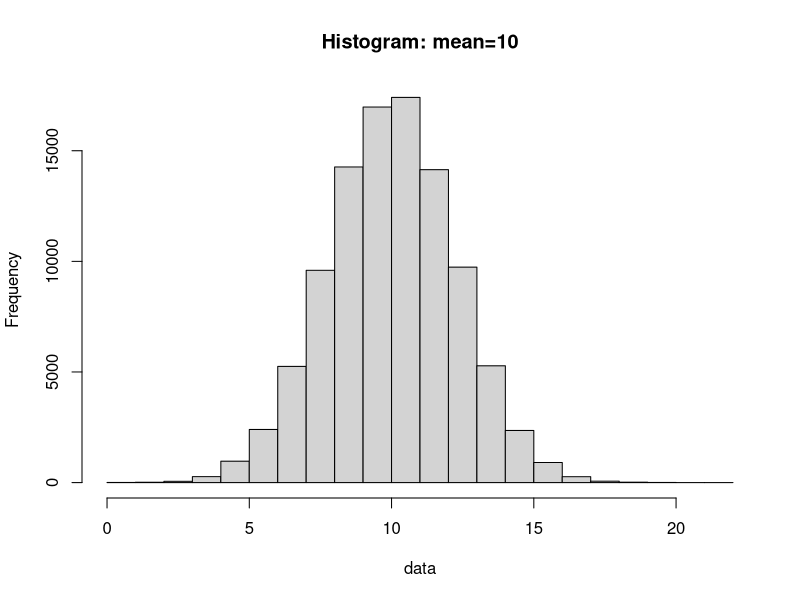
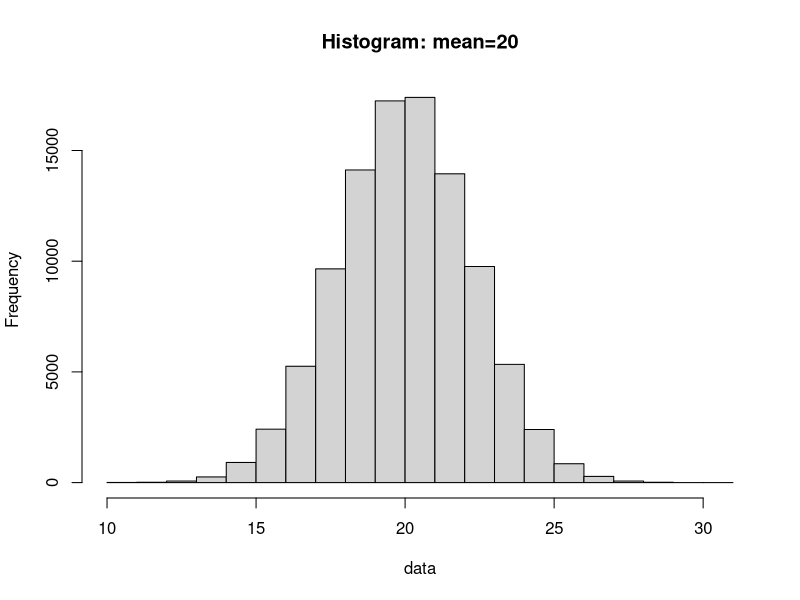
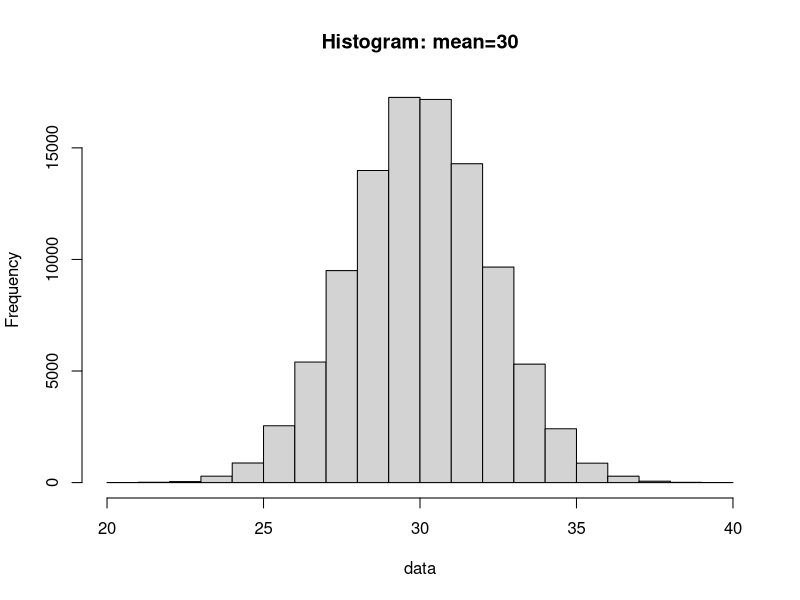
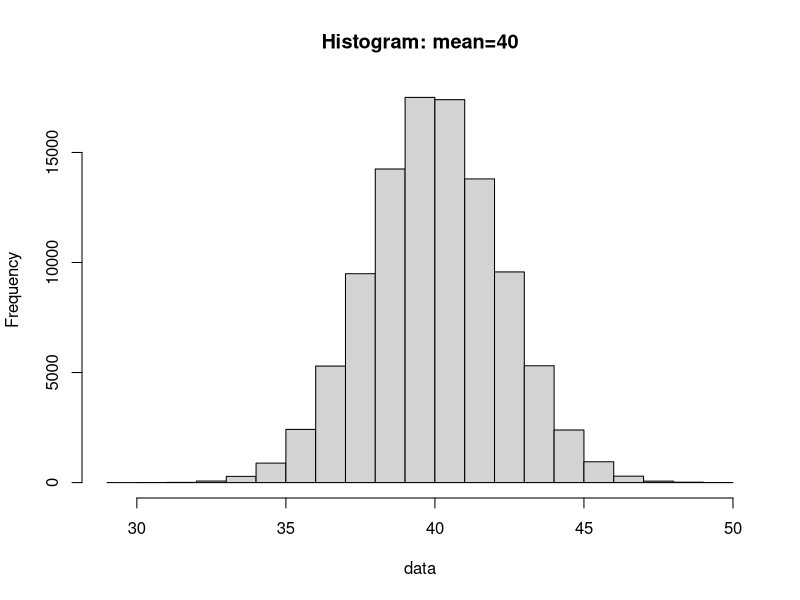
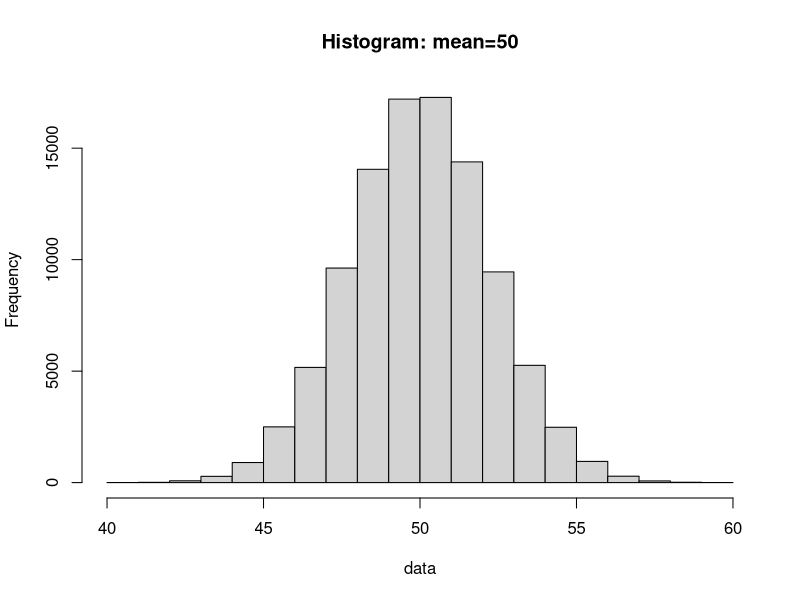
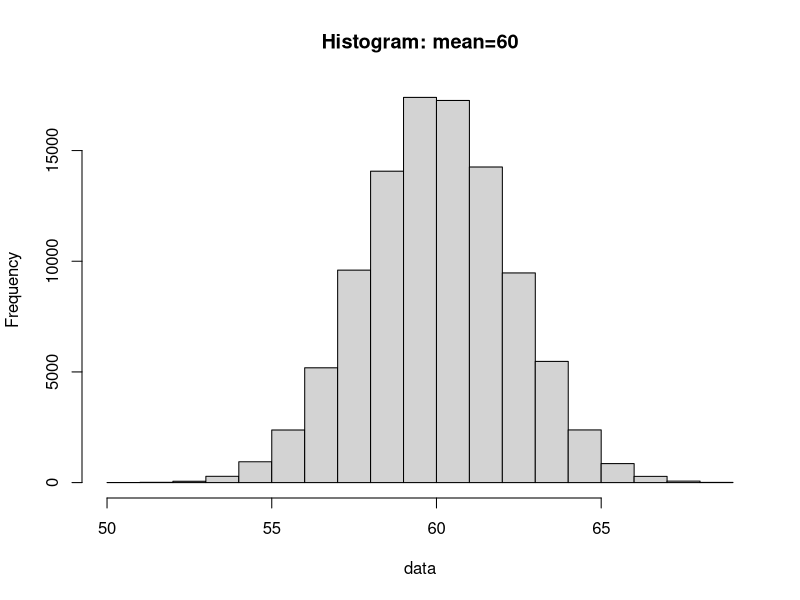
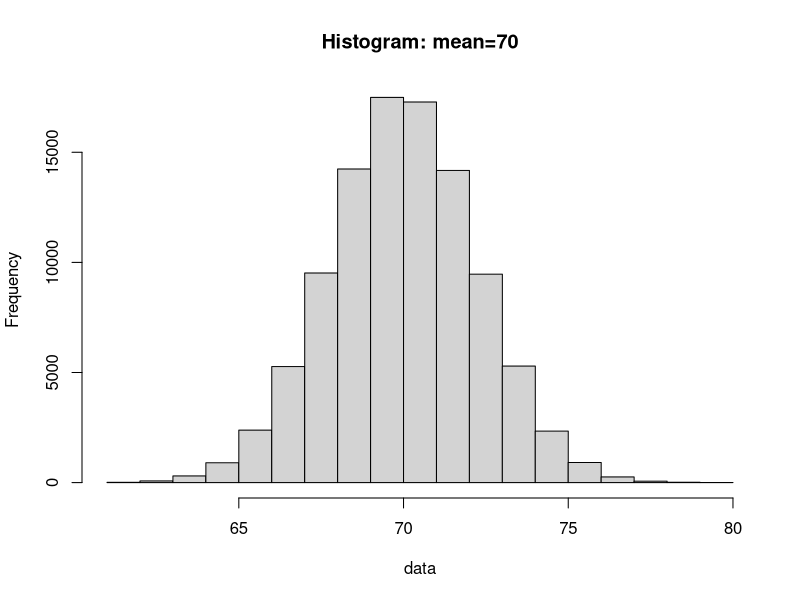
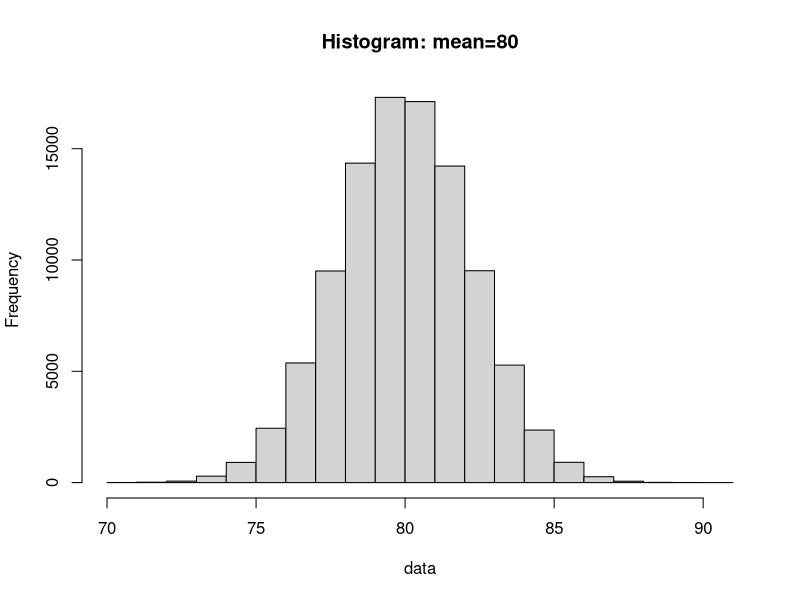

Write the R code that produced these figures, in order.
# Exercise 1
# This code generates 20 sets of samples of size n=100k. 
# Each sample is drawn from a N(mu_i,5) for i={1,2,...,20} where mu_{1:20} = {10, 20, 30 ,...180,190,200}. 
# Note that it takes 5 seconds to generate a sample.
# The code generates a histogram for each set and saves it as a pdf. 
# We use 1 processors

setNum<-20
# Create a wrapper for the function
histCreate<- function(filetitle){
  Sys.sleep(5) # Forces a 5 second wait 
  data<-rnorm(100000,mean=10*filetitle,sd=sqrt(5)) # Draw 100k samples from N(mu,5)
  pdf(paste("Histogram",filetitle,".pdf",sep="")) # Create Histogram PDF
  hist(data, main =paste("Histogram: mean=",10*filetitle,sep=""))
  dev.off()
  return(data)
  
}

# run this using a for loop
findata<-matrix(NA,nrow=100000,ncol=20)
for(i in 1:setNum){
  print(paste("Generating Sample #",i))
  findata[,i]<-histCreate(i)
}
save(findata,file="findata.RData")